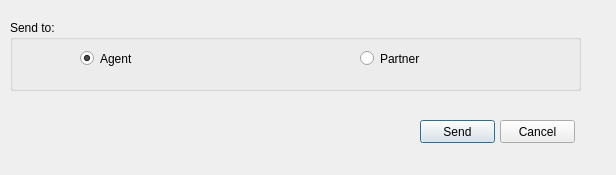
<?xml version="1.0" encoding="UTF-8"?>
<ui version="4.0">
 <class>Dialog</class>
 <widget class="QDialog" name="Dialog">
  <property name="geometry">
   <rect>
    <x>0</x>
    <y>0</y>
    <width>616</width>
    <height>175</height>
   </rect>
  </property>
  <property name="windowTitle">
   <string>Send Whatsapp</string>
  </property>
  <widget class="QGroupBox" name="groupBox">
   <property name="geometry">
    <rect>
     <x>10</x>
     <y>20</y>
     <width>571</width>
     <height>71</height>
    </rect>
   </property>
   <property name="title">
    <string>Send to:</string>
   </property>
   <widget class="QRadioButton" name="agent">
    <property name="geometry">
     <rect>
      <x>70</x>
      <y>30</y>
      <width>181</width>
      <height>17</height>
     </rect>
    </property>
    <property name="text">
     <string>Agent</string>
    </property>
    <property name="checked">
     <bool>true</bool>
    </property>
   </widget>
   <widget class="QRadioButton" name="partner">
    <property name="geometry">
     <rect>
      <x>350</x>
      <y>30</y>
      <width>201</width>
      <height>17</height>
     </rect>
    </property>
    <property name="text">
     <string>Partner</string>
    </property>
   </widget>
  </widget>
  <widget class="QPushButton" name="send">
   <property name="geometry">
    <rect>
     <x>420</x>
     <y>120</y>
     <width>75</width>
     <height>23</height>
    </rect>
   </property>
   <property name="text">
    <string>Send</string>
   </property>
  </widget>
  <widget class="QPushButton" name="cancel">
   <property name="geometry">
    <rect>
     <x>500</x>
     <y>120</y>
     <width>75</width>
     <height>23</height>
    </rect>
   </property>
   <property name="text">
    <string>Cancel</string>
   </property>
  </widget>
 </widget>
 <resources/>
 <connections>
  <connection>
   <sender>cancel</sender>
   <signal>clicked()</signal>
   <receiver>Dialog</receiver>
   <slot>reject()</slot>
   <hints>
    <hint type="sourcelabel">
     <x>570</x>
     <y>133</y>
    </hint>
    <hint type="destinationlabel">
     <x>523</x>
     <y>74</y>
    </hint>
   </hints>
  </connection>
 </connections>
</ui>
